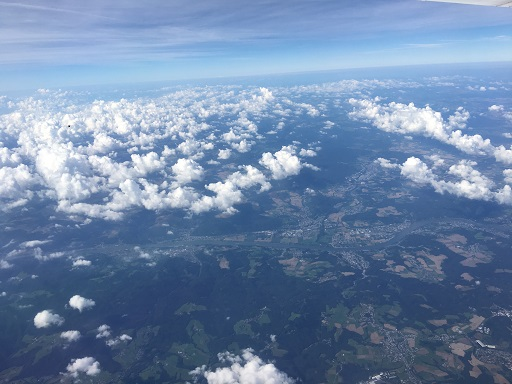
#> input picture Глава 13 Обнаружение и отслеживание объектов/clouds.jpg, 512 x 384 px, given in place of the camera
$ python camshift.py
#> lines starting #> are read from the running program, lines starting #| are printed output that depends on the picture; after the words box and inside, x2 and y2 are one past the last pixel; in counts of white or black regions, pixels touching at a corner belong together
import cv2
import numpy as np

# Define a class to handle object tracking related functionality
class ObjectTracker(object):
    def __init__(self, scaling_factor=0.5):
        # Initialize the video capture object
#> called with scaling_factor = 0.5
        self.cap = cv2.VideoCapture(0)

        # Capture the frame from the webcam
        _, self.frame = self.cap.read()
#> self.frame is the input picture: shape (384, 512, 3); mean B, G, R 167.8, 134.4, 110.1

        # Scaling factor for the captured frame
        self.scaling_factor = scaling_factor

        # Resize the frame
        self.frame = cv2.resize(self.frame, None,
                fx=self.scaling_factor, fy=self.scaling_factor,
                interpolation=cv2.INTER_AREA)
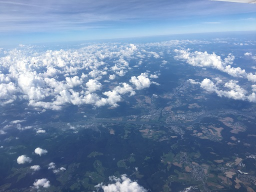
#> self.frame: shape (192, 256, 3); mean B, G, R 168, 134.5, 110.3

        # Create a window to display the frame
        cv2.namedWindow('Object Tracker')

        # Set the mouse callback function to track the mouse
        cv2.setMouseCallback('Object Tracker', self.mouse_event)

        # Initialize variable related to rectangular region selection
        self.selection = None

        # Initialize variable related to starting position
        self.drag_start = None

        # Initialize variable related to the state of tracking
        self.tracking_state = 0

    # Define a method to track the mouse events
    def mouse_event(self, event, x, y, flags, param):
        # Convert x and y coordinates into 16-bit numpy integers
        x, y = np.int16([x, y])

        # Check if a mouse button down event has occurred
        if event == cv2.EVENT_LBUTTONDOWN:
            self.drag_start = (x, y)
            self.tracking_state = 0

        # Check if the user has started selecting the region
        if self.drag_start:
            if flags & cv2.EVENT_FLAG_LBUTTON:
                # Extract the dimensions of the frame
                h, w = self.frame.shape[:2]

                # Get the initial position
                xi, yi = self.drag_start

                # Get the max and min values
                x0, y0 = np.maximum(0, np.minimum([xi, yi], [x, y]))
                x1, y1 = np.minimum([w, h], np.maximum([xi, yi], [x, y]))

                # Reset the selection variable
                self.selection = None

                # Finalize the rectangular selection
                if x1-x0 > 0 and y1-y0 > 0:
                    self.selection = (x0, y0, x1, y1)

            else:
                # If the selection is done, start tracking
                self.drag_start = None
                if self.selection is not None:
                    self.tracking_state = 1

    # Method to start tracking the object
    def start_tracking(self):
        # Iterate until the user presses the Esc key
        while True:
            # Capture the frame from webcam
            _, self.frame = self.cap.read()

            # Resize the input frame
            self.frame = cv2.resize(self.frame, None,
                    fx=self.scaling_factor, fy=self.scaling_factor,
                    interpolation=cv2.INTER_AREA)

            # Create a copy of the frame
            vis = self.frame.copy()

            # Convert the frame to HSV colorspace
            hsv = cv2.cvtColor(self.frame, cv2.COLOR_BGR2HSV)
#> hsv: shape (192, 256, 3); mean H, S, V 107.3, 96, 168

            # Create the mask based on predefined thresholds
            mask = cv2.inRange(hsv, np.array((0., 60., 32.)),
                        np.array((180., 255., 255.)))
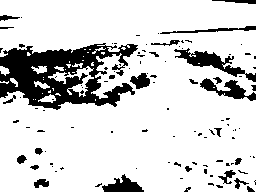
#> mask: shape (192, 256); 82.8% white; 108 black regions (82 under 20 px), largest, box (x1, y1, x2, y2) and area: (0, 43, 138, 110) 4990, (174, 48, 256, 82) 788, (200, 78, 256, 101) 495

            # Check if the user has selected the region
            if self.selection:
                # Extract the coordinates of the selected rectangle
                x0, y0, x1, y1 = self.selection

                # Extract the tracking window
                self.track_window = (x0, y0, x1-x0, y1-y0)

                # Extract the regions of interest
                hsv_roi = hsv[y0:y1, x0:x1]
                mask_roi = mask[y0:y1, x0:x1]

                # Compute the histogram of the region of
                # interest in the HSV image using the mask
                hist = cv2.calcHist( [hsv_roi], [0], mask_roi,
                        [16], [0, 180] )

                # Normalize and reshape the histogram
                cv2.normalize(hist, hist, 0, 255, cv2.NORM_MINMAX);
                self.hist = hist.reshape(-1)

                # Extract the region of interest from the frame
                vis_roi = vis[y0:y1, x0:x1]

                # Compute the image negative (for display only)
                cv2.bitwise_not(vis_roi, vis_roi)
                vis[mask == 0] = 0

            # Check if the system in the "tracking" mode
            if self.tracking_state == 1:
                # Reset the selection variable
                self.selection = None

                # Compute the histogram back projection
                hsv_backproj = cv2.calcBackProject([hsv], [0],
                        self.hist, [0, 180], 1)

                # Compute bitwise AND between histogram
                # backprojection and the mask
                hsv_backproj &= mask

                # Define termination criteria for the tracker
                term_crit = (cv2.TERM_CRITERIA_EPS | cv2.TERM_CRITERIA_COUNT,
                        10, 1)

                # Apply CAMShift on 'hsv_backproj'
                track_box, self.track_window = cv2.CamShift(hsv_backproj,
                        self.track_window, term_crit)

                # Draw an ellipse around the object
                cv2.ellipse(vis, track_box, (0, 255, 0), 2)

            # Show the output live video
            cv2.imshow('Object Tracker', vis)

            # Stop if the user hits the 'Esc' key
            c = cv2.waitKey(5)
#> (key Esc is pressed here)
            if c == 27:
                break

        # Close all the windows
        cv2.destroyAllWindows()

if __name__ == '__main__':
	# Start the tracker
    ObjectTracker().start_tracking()
